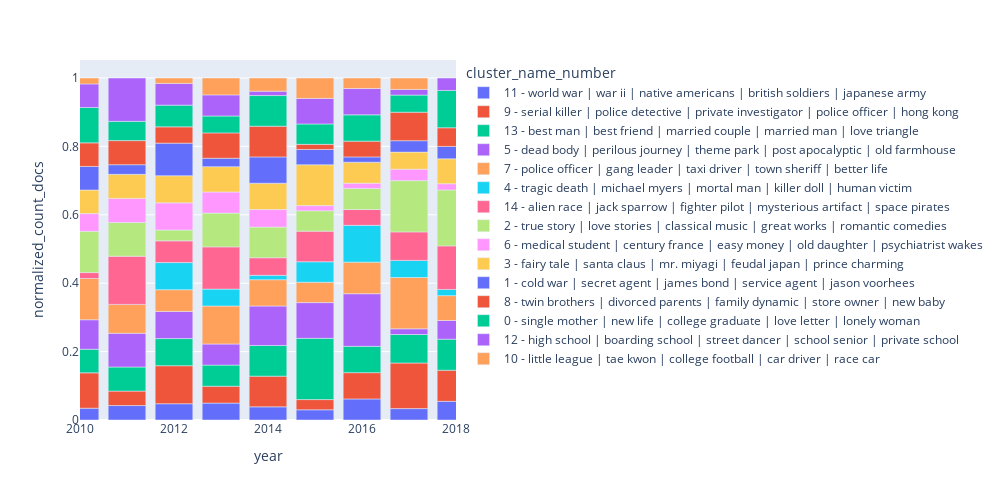

Notebook code for this chart:
### Code cell
fig_temporal.show()

### Figure 1 — Plotly figure (JSON) as saved in the notebook; plotly's stock layout.template omitted (floating-point values rounded to 4 significant figures)
{"data": [{"alignmentgroup": "True", "hovertemplate": "cluster_name_number=11 - world war | war ii | native americans | british soldiers | japanese army<br>year=%{x}<br>normalized_count_docs=%{y}<extra></extra>", "legendgroup": "11 - world war | war ii | native americans | british soldiers | japanese army", "marker": {"color": "#636efa"}, "name": "11 - world war | war ii | native americans | british soldiers | japanese army", "offsetgroup": "11 - world war | war ii | native americans | british soldiers | japanese army", "orientation": "v", "showlegend": true, "textposition": "auto", "type": "bar", "x": [1915, 1925, 1930, 1941, 1943, 1945, 1946, 1948, 1953, 1958, 1959, 1961, 1964, 1965, 1967, 1968, 1970, 1971, 1978, 1979, 1980, 1981, 1986, 1989, 1991, 1992, 1993, 1995, 1996, 1998, 1999, 2000, 2001, 2002, 2004, 2005, 2006, 2008, 2009, 2010, 2011, 2012, 2013, 2014, 2015, 2016, 2017, 2018], "xaxis": "x", "y": [1, 1, 0.5, 0.5, 0.5, 0.3333, 0.5, 0.4, 0.1111, 0.1429, 0.2857, 0.25, 0.1111, 0.75, 0.125, 0.1429, 0.6, 0.09091, 0.1538, 0.2, 0.09091, 0.07692, 0.08696, 0.05, 0.04762, 0.08333, 0.1154, 0.05405, 0.02273, 0.02381, 0.03226, 0.06667, 0.08929, 0.02, 0.06667, 0.04918, 0.09091, 0.04938, 0.01389, 0.03448, 0.04225, 0.04762, 0.04938, 0.03846, 0.02985, 0.06154, 0.03333, 0.05455], "yaxis": "y"}, {"alignmentgroup": "True", "hovertemplate": "cluster_name_number=9 - serial killer | police detective | private investigator | police officer | hong kong<br>year=%{x}<br>normalized_count_docs=%{y}<extra></extra>", "legendgroup": "9 - serial killer | police detective | private investigator | police officer | hong kong", "marker": {"color": "#EF553B"}, "name": "9 - serial killer | police detective | private investigator | police officer | hong kong", "offsetgroup": "9 - serial killer | police detective | private investigator | police officer | hong kong", "orientation": "v", "showlegend": true, "textposition": "auto", "type": "bar", "x": [1920, 1931, 1933, 1936, 1938, 1939, 1948, 1953, 1954, 1958, 1962, 1963, 1964, 1966, 1967, 1970, 1971, 1973, 1976, 1978, 1980, 1981, 1982, 1985, 1987, 1988, 1989, 1990, 1991, 1992, 1993, 1994, 1995, 1996, 1997, 1998, 1999, 2000, 2001, 2002, 2003, 2004, 2005, 2006, 2007, 2008, 2009, 2010, 2011, 2012, 2013, 2014, 2015, 2016, 2017, 2018, 2019], "xaxis": "x", "y": [1, 0.25, 0.5, 0.25, 0.2, 0.1429, 0.2, 0.1111, 0.1667, 0.1429, 0.125, 0.1667, 0.1111, 0.1429, 0.125, 0.2, 0.1818, 0.09091, 0.1538, 0.1538, 0.09091, 0.07692, 0.1875, 0.1905, 0.1053, 0.05882, 0.1, 0.06667, 0.09524, 0.08333, 0.03846, 0.1562, 0.1892, 0.04545, 0.1463, 0.04762, 0.1935, 0.08889, 0.08929, 0.1, 0.02326, 0.05, 0.06557, 0.06061, 0.09091, 0.1235, 0.02778, 0.1034, 0.04225, 0.1111, 0.04938, 0.08974, 0.02985, 0.07692, 0.1333, 0.09091, 0.5], "yaxis": "y"}, {"alignmentgroup": "True", "hovertemplate": "cluster_name_number=13 - best man | best friend | married couple | married man | love triangle<br>year=%{x}<br>normalized_count_docs=%{y}<extra></extra>", "legendgroup": "13 - best man | best friend | married couple | married man | love triangle", "marker": {"color": "#00cc96"}, "name": "13 - best man | best friend | married couple | married man | love triangle", "offsetgroup": "13 - best man | best friend | married couple | married man | love triangle", "orientation": "v", "showlegend": true, "textposition": "auto", "type": "bar", "x": [1923, 1936, 1938, 1939, 1944, 1945, 1946, 1947, 1949, 1951, 1954, 1955, 1956, 1958, 1959, 1960, 1961, 1962, 1964, 1966, 1967, 1968, 1969, 1971, 1972, 1973, 1974, 1975, 1976, 1978, 1981, 1986, 1987, 1989, 1991, 1992, 1994, 1995, 1996, 1997, 1998, 1999, 2000, 2001, 2002, 2003, 2004, 2005, 2006, 2007, 2008, 2009, 2010, 2011, 2012, 2013, 2014, 2015, 2016, 2017, 2018], "xaxis": "x", "y": [1, 0.25, 0.2, 0.1429, 0.5, 0.3333, 0.5, 0.25, 0.25, 0.3333, 0.1667, 0.2, 0.3333, 0.1429, 0.1429, 0.1667, 0.25, 0.25, 0.1111, 0.1429, 0.25, 0.07143, 0.5, 0.09091, 0.3333, 0.09091, 0.2, 0.1111, 0.07692, 0.1538, 0.07692, 0.08696, 0.1053, 0.1, 0.1905, 0.04167, 0.09375, 0.08108, 0.1591, 0.07317, 0.07143, 0.06452, 0.08889, 0.1964, 0.14, 0.186, 0.1167, 0.06557, 0.09091, 0.1591, 0.07407, 0.125, 0.06897, 0.07042, 0.07937, 0.06173, 0.08974, 0.1791, 0.07692, 0.08333, 0.09091], "yaxis": "y"}, {"alignmentgroup": "True", "hovertemplate": "cluster_name_number=5 - dead body | perilous journey | theme park | post apocalyptic | old farmhouse<br>year=%{x}<br>normalized_count_docs=%{y}<extra></extra>", "legendgroup": "5 - dead body | perilous journey | theme park | post apocalyptic | old farmhouse", "marker": {"color": "#ab63fa"}, "name": "5 - dead body | perilous journey | theme park | post apocalyptic | old farmhouse", "offsetgroup": "5 - dead body | perilous journey | theme park | post apocalyptic | old farmhouse", "orientation": "v", "showlegend": true, "textposition": "auto", "type": "bar", "x": [1924, 1931, 1938, 1942, 1954, 1962, 1965, 1968, 1971, 1975, 1977, 1978, 1982, 1985, 1986, 1988, 1989, 1990, 1991, 1992, 1993, 1995, 1996, 1998, 1999, 2000, 2001, 2002, 2003, 2004, 2005, 2006, 2007, 2008, 2009, 2010, 2011, 2012, 2013, 2014, 2015, 2016, 2017, 2018], "xaxis": "x", "y": [0.5, 0.25, 0.2, 0.5, 0.1667, 0.125, 0.25, 0.1429, 0.09091, 0.1111, 0.1, 0.07692, 0.125, 0.1429, 0.04348, 0.05882, 0.05, 0.03333, 0.04762, 0.08333, 0.1154, 0.05405, 0.04545, 0.09524, 0.03226, 0.04444, 0.08929, 0.02, 0.1395, 0.06667, 0.06557, 0.1212, 0.03409, 0.04938, 0.06944, 0.08621, 0.09859, 0.07937, 0.06173, 0.1154, 0.1045, 0.1538, 0.01667, 0.05455], "yaxis": "y"}, {"alignmentgroup": "True", "hovertemplate": "cluster_name_number=7 - police officer | gang leader | taxi driver | town sheriff | better life<br>year=%{x}<br>normalized_count_docs=%{y}<extra></extra>", "legendgroup": "7 - police officer | gang leader | taxi driver | town sheriff | better life", "marker": {"color": "#FFA15A"}, "name": "7 - police officer | gang leader | taxi driver | town sheriff | better life", "offsetgroup": "7 - police officer | gang leader | taxi driver | town sheriff | better life", "orientation": "v", "showlegend": true, "textposition": "auto", "type": "bar", "x": [1924, 1936, 1948, 1949, 1951, 1955, 1959, 1960, 1963, 1964, 1966, 1967, 1968, 1971, 1972, 1973, 1975, 1976, 1980, 1982, 1983, 1984, 1985, 1986, 1987, 1989, 1990, 1991, 1992, 1993, 1994, 1995, 1996, 1997, 1998, 1999, 2000, 2001, 2002, 2003, 2004, 2005, 2006, 2007, 2008, 2009, 2010, 2011, 2012, 2013, 2014, 2015, 2016, 2017, 2018], "xaxis": "x", "y": [0.5, 0.25, 0.2, 0.25, 0.3333, 0.4, 0.2857, 0.1667, 0.1667, 0.1111, 0.1429, 0.25, 0.07143, 0.1818, 0.3333, 0.1818, 0.3333, 0.1538, 0.09091, 0.0625, 0.4167, 0.09091, 0.04762, 0.1304, 0.1053, 0.1, 0.06667, 0.09524, 0.04167, 0.1154, 0.125, 0.1081, 0.1364, 0.2439, 0.1667, 0.09677, 0.1333, 0.05357, 0.14, 0.1395, 0.1167, 0.06557, 0.0303, 0.06818, 0.1111, 0.08333, 0.1207, 0.08451, 0.06349, 0.1111, 0.07692, 0.0597, 0.09231, 0.15, 0.07273], "yaxis": "y"}, {"alignmentgroup": "True", "hovertemplate": "cluster_name_number=4 - tragic death | michael myers | mortal man | killer doll | human victim<br>year=%{x}<br>normalized_count_docs=%{y}<extra></extra>", "legendgroup": "4 - tragic death | michael myers | mortal man | killer doll | human victim", "marker": {"color": "#19d3f3"}, "name": "4 - tragic death | michael myers | mortal man | killer doll | human victim", "offsetgroup": "4 - tragic death | michael myers | mortal man | killer doll | human victim", "orientation": "v", "showlegend": true, "textposition": "auto", "type": "bar", "x": [1926, 1931, 1932, 1941, 1955, 1961, 1966, 1968, 1977, 1978, 1981, 1982, 1984, 1985, 1986, 1988, 1989, 1990, 1992, 1993, 1994, 1995, 1996, 1997, 1998, 1999, 2000, 2001, 2002, 2004, 2005, 2006, 2007, 2008, 2009, 2012, 2013, 2014, 2015, 2016, 2017, 2018], "xaxis": "x", "y": [1, 0.25, 0.5, 0.5, 0.2, 0.25, 0.1429, 0.07143, 0.1, 0.1538, 0.07692, 0.0625, 0.04545, 0.04762, 0.04348, 0.1765, 0.05, 0.1, 0.04167, 0.03846, 0.0625, 0.02703, 0.02273, 0.02439, 0.119, 0.03226, 0.02222, 0.01786, 0.04, 0.03333, 0.04918, 0.04545, 0.01136, 0.01235, 0.02778, 0.07937, 0.04938, 0.01282, 0.0597, 0.1077, 0.05, 0.01818], "yaxis": "y"}, {"alignmentgroup": "True", "hovertemplate": "cluster_name_number=14 - alien race | jack sparrow | fighter pilot | mysterious artifact | space pirates<br>year=%{x}<br>normalized_count_docs=%{y}<extra></extra>", "legendgroup": "14 - alien race | jack sparrow | fighter pilot | mysterious artifact | space pirates", "marker": {"color": "#FF6692"}, "name": "14 - alien race | jack sparrow | fighter pilot | mysterious artifact | space pirates", "offsetgroup": "14 - alien race | jack sparrow | fighter pilot | mysterious artifact | space pirates", "orientation": "v", "showlegend": true, "textposition": "auto", "type": "bar", "x": [1927, 1931, 1932, 1939, 1951, 1956, 1958, 1960, 1968, 1972, 1973, 1976, 1977, 1978, 1979, 1982, 1983, 1984, 1985, 1986, 1987, 1988, 1989, 1990, 1991, 1992, 1993, 1994, 1995, 1996, 1997, 1998, 1999, 2000, 2001, 2002, 2003, 2004, 2005, 2007, 2008, 2009, 2010, 2011, 2012, 2013, 2014, 2015, 2016, 2017, 2018, 2019], "xaxis": "x", "y": [0.5, 0.25, 0.5, 0.1429, 0.3333, 0.3333, 0.4286, 0.1667, 0.2143, 0.3333, 0.09091, 0.07692, 0.2, 0.1538, 0.2, 0.125, 0.1667, 0.2273, 0.04762, 0.1304, 0.1053, 0.1765, 0.05, 0.1333, 0.04762, 0.04167, 0.03846, 0.0625, 0.05405, 0.04545, 0.04878, 0.09524, 0.06452, 0.04444, 0.01786, 0.02, 0.02326, 0.03333, 0.01639, 0.05682, 0.08642, 0.04167, 0.01724, 0.1408, 0.06349, 0.1235, 0.05128, 0.08955, 0.04615, 0.08333, 0.1273, 0.5], "yaxis": "y"}, {"alignmentgroup": "True", "hovertemplate": "cluster_name_number=2 - true story | love stories | classical music | great works | romantic comedies<br>year=%{x}<br>normalized_count_docs=%{y}<extra></extra>", "legendgroup": "2 - true story | love stories | classical music | great works | romantic comedies", "marker": {"color": "#B6E880"}, "name": "2 - true story | love stories | classical music | great works | romantic comedies", "offsetgroup": "2 - true story | love stories | classical music | great works | romantic comedies", "orientation": "v", "showlegend": true, "textposition": "auto", "type": "bar", "x": [1927, 1933, 1940, 1947, 1953, 1954, 1957, 1959, 1964, 1966, 1968, 1970, 1973, 1974, 1975, 1976, 1977, 1978, 1980, 1982, 1983, 1984, 1985, 1986, 1987, 1988, 1989, 1990, 1991, 1992, 1993, 1994, 1995, 1996, 1997, 1998, 1999, 2000, 2001, 2002, 2003, 2004, 2005, 2006, 2007, 2008, 2009, 2010, 2011, 2012, 2013, 2014, 2015, 2016, 2017, 2018], "xaxis": "x", "y": [0.5, 0.5, 0.25, 0.25, 0.2222, 0.3333, 1, 0.2857, 0.1111, 0.1429, 0.07143, 0.2, 0.1818, 0.2, 0.1111, 0.1538, 0.1, 0.07692, 0.09091, 0.0625, 0.08333, 0.04545, 0.09524, 0.04348, 0.05263, 0.1176, 0.15, 0.1333, 0.04762, 0.04167, 0.1154, 0.0625, 0.08108, 0.02273, 0.09756, 0.04762, 0.09677, 0.08889, 0.08929, 0.06, 0.04651, 0.1833, 0.1475, 0.07576, 0.07955, 0.09877, 0.125, 0.1207, 0.09859, 0.03175, 0.09877, 0.08974, 0.0597, 0.06154, 0.15, 0.1636], "yaxis": "y"}, {"alignmentgroup": "True", "hovertemplate": "cluster_name_number=6 - medical student | century france | easy money | old daughter | psychiatrist wakes<br>year=%{x}<br>normalized_count_docs=%{y}<extra></extra>", "legendgroup": "6 - medical student | century france | easy money | old daughter | psychiatrist wakes", "marker": {"color": "#FF97FF"}, "name": "6 - medical student | century france | easy money | old daughter | psychiatrist wakes", "offsetgroup": "6 - medical student | century france | easy money | old daughter | psychiatrist wakes", "orientation": "v", "showlegend": true, "textposition": "auto", "type": "bar", "x": [1929, 1939, 1942, 1945, 1947, 1948, 1950, 1955, 1956, 1960, 1962, 1964, 1974, 1976, 1977, 1978, 1979, 1980, 1981, 1985, 1986, 1987, 1989, 1990, 1992, 1994, 1996, 1997, 1998, 1999, 2000, 2001, 2002, 2003, 2004, 2005, 2006, 2007, 2008, 2009, 2010, 2011, 2012, 2013, 2014, 2015, 2016, 2017, 2018], "xaxis": "x", "y": [1, 0.2857, 0.5, 0.3333, 0.25, 0.2, 1, 0.2, 0.3333, 0.1667, 0.125, 0.1111, 0.2, 0.1538, 0.2, 0.07692, 0.1, 0.1818, 0.07692, 0.1429, 0.04348, 0.1053, 0.1, 0.1333, 0.08333, 0.03125, 0.1136, 0.07317, 0.07143, 0.09677, 0.06667, 0.03571, 0.06, 0.02326, 0.01667, 0.06557, 0.01515, 0.05682, 0.03704, 0.06944, 0.05172, 0.07042, 0.07937, 0.06173, 0.05128, 0.01493, 0.01538, 0.03333, 0.01818], "yaxis": "y"}, {"alignmentgroup": "True", "hovertemplate": "cluster_name_number=3 - fairy tale | santa claus | mr. miyagi | feudal japan | prince charming<br>year=%{x}<br>normalized_count_docs=%{y}<extra></extra>", "legendgroup": "3 - fairy tale | santa claus | mr. miyagi | feudal japan | prince charming", "marker": {"color": "#FECB52"}, "name": "3 - fairy tale | santa claus | mr. miyagi | feudal japan | prince charming", "offsetgroup": "3 - fairy tale | santa claus | mr. miyagi | feudal japan | prince charming", "orientation": "v", "showlegend": true, "textposition": "auto", "type": "bar", "x": [1930, 1937, 1938, 1939, 1940, 1953, 1954, 1958, 1963, 1966, 1967, 1971, 1973, 1977, 1980, 1981, 1982, 1983, 1984, 1985, 1986, 1987, 1988, 1989, 1990, 1992, 1994, 1995, 1996, 1997, 1998, 2000, 2001, 2002, 2003, 2004, 2005, 2006, 2007, 2008, 2009, 2010, 2011, 2012, 2013, 2014, 2015, 2016, 2017, 2018], "xaxis": "x", "y": [0.5, 1, 0.2, 0.1429, 0.25, 0.1111, 0.1667, 0.1429, 0.3333, 0.1429, 0.25, 0.1818, 0.2727, 0.2, 0.09091, 0.1538, 0.0625, 0.1667, 0.1364, 0.04762, 0.04348, 0.1053, 0.05882, 0.1, 0.06667, 0.04167, 0.1562, 0.05405, 0.02273, 0.02439, 0.04762, 0.08889, 0.08929, 0.08, 0.1163, 0.08333, 0.06557, 0.09091, 0.07955, 0.04938, 0.06944, 0.06897, 0.07042, 0.07937, 0.07407, 0.07692, 0.1194, 0.06154, 0.05, 0.07273], "yaxis": "y"}, {"alignmentgroup": "True", "hovertemplate": "cluster_name_number=1 - cold war | secret agent | james bond | service agent | jason voorhees<br>year=%{x}<br>normalized_count_docs=%{y}<extra></extra>", "legendgroup": "1 - cold war | secret agent | james bond | service agent | jason voorhees", "marker": {"color": "#636efa"}, "name": "1 - cold war | secret agent | james bond | service agent | jason voorhees", "offsetgroup": "1 - cold war | secret agent | james bond | service agent | jason voorhees", "orientation": "v", "showlegend": true, "textposition": "auto", "type": "bar", "x": [1935, 1963, 1966, 1971, 1973, 1975, 1976, 1979, 1981, 1982, 1983, 1984, 1986, 1987, 1988, 1990, 1991, 1992, 1993, 1994, 1995, 1996, 1997, 1998, 1999, 2000, 2001, 2002, 2003, 2004, 2005, 2006, 2007, 2008, 2009, 2010, 2011, 2012, 2013, 2014, 2015, 2016, 2017, 2018], "xaxis": "x", "y": [1, 0.3333, 0.1429, 0.09091, 0.09091, 0.1111, 0.1538, 0.1, 0.1538, 0.0625, 0.08333, 0.09091, 0.04348, 0.05263, 0.1765, 0.03333, 0.04762, 0.04167, 0.07692, 0.09375, 0.05405, 0.04545, 0.07317, 0.02381, 0.09677, 0.04444, 0.03571, 0.1, 0.02326, 0.01667, 0.04918, 0.04545, 0.05682, 0.04938, 0.06944, 0.06897, 0.02817, 0.09524, 0.02469, 0.07692, 0.04478, 0.01538, 0.03333, 0.03636], "yaxis": "y"}, {"alignmentgroup": "True", "hovertemplate": "cluster_name_number=8 - twin brothers | divorced parents | family dynamic | store owner | new baby<br>year=%{x}<br>normalized_count_docs=%{y}<extra></extra>", "legendgroup": "8 - twin brothers | divorced parents | family dynamic | store owner | new baby", "marker": {"color": "#EF553B"}, "name": "8 - twin brothers | divorced parents | family dynamic | store owner | new baby", "offsetgroup": "8 - twin brothers | divorced parents | family dynamic | store owner | new baby", "orientation": "v", "showlegend": true, "textposition": "auto", "type": "bar", "x": [1936, 1944, 1953, 1960, 1961, 1969, 1974, 1980, 1982, 1984, 1986, 1987, 1988, 1989, 1990, 1991, 1992, 1993, 1995, 1996, 1997, 1998, 1999, 2000, 2001, 2002, 2003, 2004, 2005, 2006, 2007, 2008, 2009, 2010, 2011, 2012, 2013, 2014, 2015, 2016, 2017, 2018], "xaxis": "x", "y": [0.25, 0.5, 0.2222, 0.1667, 0.25, 0.5, 0.2, 0.1818, 0.125, 0.2273, 0.08696, 0.05263, 0.05882, 0.05, 0.06667, 0.09524, 0.04167, 0.1538, 0.02703, 0.1591, 0.122, 0.07143, 0.03226, 0.02222, 0.05357, 0.04, 0.09302, 0.03333, 0.1311, 0.04545, 0.09091, 0.03704, 0.1111, 0.06897, 0.07042, 0.04762, 0.07407, 0.08974, 0.01493, 0.04615, 0.08333, 0.05455], "yaxis": "y"}, {"alignmentgroup": "True", "hovertemplate": "cluster_name_number=0 - single mother | new life | college graduate | love letter | lonely woman<br>year=%{x}<br>normalized_count_docs=%{y}<extra></extra>", "legendgroup": "0 - single mother | new life | college graduate | love letter | lonely woman", "marker": {"color": "#00cc96"}, "name": "0 - single mother | new life | college graduate | love letter | lonely woman", "offsetgroup": "0 - single mother | new life | college graduate | love letter | lonely woman", "orientation": "v", "showlegend": true, "textposition": "auto", "type": "bar", "x": [1938, 1939, 1940, 1943, 1949, 1952, 1953, 1960, 1962, 1964, 1968, 1974, 1975, 1977, 1979, 1980, 1981, 1982, 1985, 1986, 1987, 1988, 1989, 1990, 1991, 1992, 1993, 1994, 1995, 1996, 1997, 1998, 1999, 2000, 2002, 2003, 2004, 2005, 2006, 2007, 2008, 2009, 2010, 2011, 2012, 2013, 2014, 2015, 2016, 2017, 2018], "xaxis": "x", "y": [0.2, 0.1429, 0.5, 0.5, 0.25, 1, 0.1111, 0.1667, 0.25, 0.2222, 0.07143, 0.2, 0.1111, 0.1, 0.1, 0.09091, 0.07692, 0.0625, 0.09524, 0.04348, 0.1053, 0.05882, 0.05, 0.03333, 0.1905, 0.1667, 0.07692, 0.03125, 0.05405, 0.06818, 0.04878, 0.02381, 0.09677, 0.1333, 0.04, 0.1163, 0.08333, 0.09836, 0.09091, 0.1136, 0.1235, 0.04167, 0.1034, 0.05634, 0.06349, 0.04938, 0.08974, 0.0597, 0.07692, 0.05, 0.1091], "yaxis": "y"}, {"alignmentgroup": "True", "hovertemplate": "cluster_name_number=12 - high school | boarding school | street dancer | school senior | private school<br>year=%{x}<br>normalized_count_docs=%{y}<extra></extra>", "legendgroup": "12 - high school | boarding school | street dancer | school senior | private school", "marker": {"color": "#ab63fa"}, "name": "12 - high school | boarding school | street dancer | school senior | private school", "offsetgroup": "12 - high school | boarding school | street dancer | school senior | private school", "orientation": "v", "showlegend": true, "textposition": "auto", "type": "bar", "x": [1947, 1953, 1962, 1964, 1968, 1971, 1981, 1982, 1983, 1984, 1985, 1986, 1987, 1988, 1990, 1991, 1993, 1994, 1995, 1996, 1997, 1998, 1999, 2000, 2001, 2002, 2003, 2004, 2005, 2006, 2007, 2008, 2009, 2010, 2011, 2012, 2013, 2014, 2015, 2016, 2017, 2018], "xaxis": "x", "y": [0.25, 0.1111, 0.125, 0.1111, 0.07143, 0.09091, 0.07692, 0.0625, 0.08333, 0.04545, 0.04762, 0.08696, 0.1053, 0.05882, 0.06667, 0.04762, 0.03846, 0.03125, 0.1351, 0.04545, 0.02439, 0.07143, 0.06452, 0.04444, 0.1071, 0.1, 0.06977, 0.06667, 0.04918, 0.09091, 0.04545, 0.08642, 0.09722, 0.06897, 0.1268, 0.06349, 0.06173, 0.01282, 0.07463, 0.07692, 0.01667, 0.03636], "yaxis": "y"}, {"alignmentgroup": "True", "hovertemplate": "cluster_name_number=10 - little league | tae kwon | college football | car driver | race car<br>year=%{x}<br>normalized_count_docs=%{y}<extra></extra>", "legendgroup": "10 - little league | tae kwon | college football | car driver | race car", "marker": {"color": "#FFA15A"}, "name": "10 - little league | tae kwon | college football | car driver | race car", "offsetgroup": "10 - little league | tae kwon | college football | car driver | race car", "orientation": "v", "showlegend": true, "textposition": "auto", "type": "bar", "x": [1949, 1968, 1975, 1976, 1979, 1980, 1981, 1984, 1985, 1986, 1989, 1990, 1991, 1992, 1993, 1994, 1995, 1996, 1998, 2000, 2001, 2002, 2004, 2005, 2006, 2007, 2008, 2009, 2010, 2012, 2013, 2014, 2015, 2016, 2017], "xaxis": "x", "y": [0.25, 0.07143, 0.1111, 0.07692, 0.3, 0.09091, 0.1538, 0.09091, 0.09524, 0.08696, 0.05, 0.06667, 0.04762, 0.1667, 0.07692, 0.09375, 0.02703, 0.04545, 0.02381, 0.02222, 0.03571, 0.04, 0.03333, 0.01639, 0.1061, 0.05682, 0.01235, 0.02778, 0.01724, 0.01587, 0.04938, 0.03846, 0.0597, 0.03077, 0.03333], "yaxis": "y"}], "layout": {"barmode": "relative", "height": 500, "legend": {"title": {"text": "cluster_name_number"}, "tracegroupgap": 0}, "margin": {"t": 60}, "width": 1000, "xaxis": {"anchor": "y", "domain": [0, 1], "range": [2010, 2018], "title": {"text": "year"}, "type": "linear"}, "yaxis": {"anchor": "x", "autorange": true, "domain": [0, 1], "range": [0, 1.053], "title": {"text": "normalized_count_docs"}, "type": "linear"}}}
